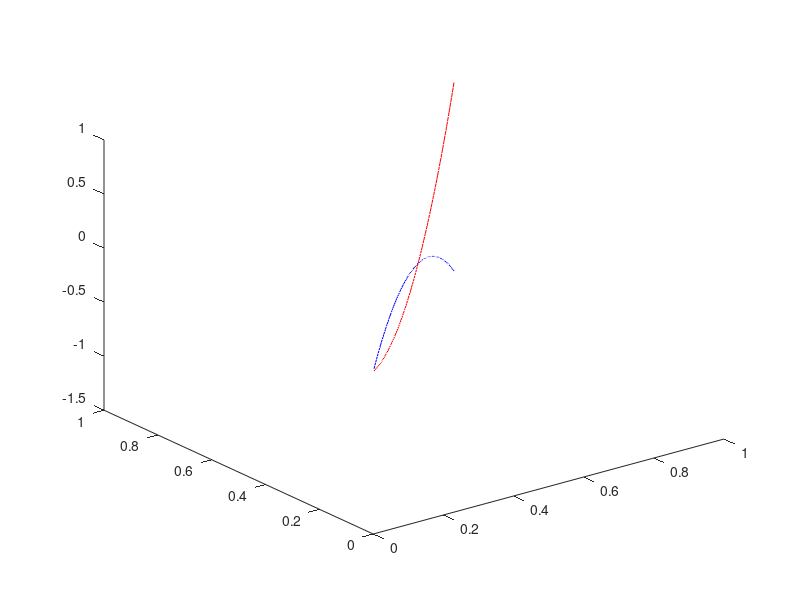

MATLAB code for this plot:
x=0.01:0.01:0.99;
y=0.01:0.01:0.99;
d=0.3;
f=2.*x.*y-x-y.*d;
plot3(x,y,f,'r','LineWidth',0.5);
hold on;

i=0.1;
f1=x.*(1-i-2.*y);
plot3(x,y,f1,'b','LineWidth',0.5);

% f2=4.*x.*y+(i-2).*x-d.*y;
% plot3(x,y,f2,'g','LineWidth',0.5);

